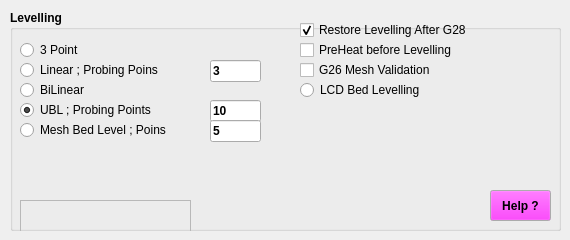
     <widget class="QWidget" name="tab_7">
      <attribute name="title">
       <string>Levelling</string>
      </attribute>
      <widget class="QGroupBox" name="groupBox_7">
       <property name="geometry">
        <rect>
         <x>10</x>
         <y>10</y>
         <width>551</width>
         <height>221</height>
        </rect>
       </property>
       <property name="font">
        <font>
         <pointsize>9</pointsize>
         <weight>75</weight>
         <bold>true</bold>
        </font>
       </property>
       <property name="title">
        <string>Levelling</string>
       </property>
       <widget class="QRadioButton" name="Level3Point">
        <property name="geometry">
         <rect>
          <x>10</x>
          <y>30</y>
          <width>95</width>
          <height>20</height>
         </rect>
        </property>
        <property name="font">
         <font>
          <weight>50</weight>
          <bold>false</bold>
         </font>
        </property>
        <property name="text">
         <string>3 Point</string>
        </property>
       </widget>
       <widget class="QRadioButton" name="Linear">
        <property name="geometry">
         <rect>
          <x>10</x>
          <y>50</y>
          <width>171</width>
          <height>20</height>
         </rect>
        </property>
        <property name="font">
         <font>
          <weight>50</weight>
          <bold>false</bold>
         </font>
        </property>
        <property name="text">
         <string>Linear ; Probing Poins</string>
        </property>
       </widget>
       <widget class="QRadioButton" name="BiLinear">
        <property name="geometry">
         <rect>
          <x>10</x>
          <y>70</y>
          <width>95</width>
          <height>20</height>
         </rect>
        </property>
        <property name="font">
         <font>
          <weight>50</weight>
          <bold>false</bold>
         </font>
        </property>
        <property name="text">
         <string>BiLinear</string>
        </property>
       </widget>
       <widget class="QRadioButton" name="UBL">
        <property name="geometry">
         <rect>
          <x>10</x>
          <y>90</y>
          <width>161</width>
          <height>20</height>
         </rect>
        </property>
        <property name="font">
         <font>
          <weight>50</weight>
          <bold>false</bold>
         </font>
        </property>
        <property name="text">
         <string>UBL ; Probing Points</string>
        </property>
        <property name="checked">
         <bool>true</bool>
        </property>
       </widget>
       <widget class="QCheckBox" name="RestoreAfterG28">
        <property name="geometry">
         <rect>
          <x>290</x>
          <y>10</y>
          <width>221</width>
          <height>20</height>
         </rect>
        </property>
        <property name="font">
         <font>
          <weight>50</weight>
          <bold>false</bold>
         </font>
        </property>
        <property name="text">
         <string>Restore Levelling After G28</string>
        </property>
        <property name="checked">
         <bool>true</bool>
        </property>
       </widget>
       <widget class="QCheckBox" name="PreHeatLevel">
        <property name="geometry">
         <rect>
          <x>290</x>
          <y>30</y>
          <width>211</width>
          <height>20</height>
         </rect>
        </property>
        <property name="font">
         <font>
          <weight>50</weight>
          <bold>false</bold>
         </font>
        </property>
        <property name="text">
         <string>PreHeat before Levelling</string>
        </property>
       </widget>
       <widget class="QCheckBox" name="G26MeshValid">
        <property name="geometry">
         <rect>
          <x>290</x>
          <y>50</y>
          <width>201</width>
          <height>20</height>
         </rect>
        </property>
        <property name="font">
         <font>
          <weight>50</weight>
          <bold>false</bold>
         </font>
        </property>
        <property name="text">
         <string>G26 Mesh Validation</string>
        </property>
       </widget>
       <widget class="QLineEdit" name="UBLLevelPoints">
        <property name="geometry">
         <rect>
          <x>200</x>
          <y>90</y>
          <width>51</width>
          <height>22</height>
         </rect>
        </property>
        <property name="text">
         <string>10</string>
        </property>
       </widget>
       <widget class="QFrame" name="frame">
        <property name="geometry">
         <rect>
          <x>10</x>
          <y>190</y>
          <width>171</width>
          <height>71</height>
         </rect>
        </property>
        <property name="frameShape">
         <enum>QFrame::StyledPanel</enum>
        </property>
        <property name="frameShadow">
         <enum>QFrame::Raised</enum>
        </property>
       </widget>
       <widget class="QRadioButton" name="LcdBedLevel">
        <property name="geometry">
         <rect>
          <x>290</x>
          <y>70</y>
          <width>161</width>
          <height>20</height>
         </rect>
        </property>
        <property name="font">
         <font>
          <weight>50</weight>
          <bold>false</bold>
         </font>
        </property>
        <property name="text">
         <string>LCD Bed Levelling</string>
        </property>
       </widget>
       <widget class="QRadioButton" name="MeshBed">
        <property name="geometry">
         <rect>
          <x>10</x>
          <y>110</y>
          <width>181</width>
          <height>20</height>
         </rect>
        </property>
        <property name="font">
         <font>
          <weight>50</weight>
          <bold>false</bold>
         </font>
        </property>
        <property name="text">
         <string>Mesh Bed Level ; Poins</string>
        </property>
        <property name="checked">
         <bool>false</bool>
        </property>
       </widget>
       <widget class="QLineEdit" name="LinearPoints">
        <property name="geometry">
         <rect>
          <x>200</x>
          <y>50</y>
          <width>51</width>
          <height>22</height>
         </rect>
        </property>
        <property name="text">
         <string>3</string>
        </property>
       </widget>
       <widget class="QLineEdit" name="MeshLevelPoints">
        <property name="geometry">
         <rect>
          <x>200</x>
          <y>110</y>
          <width>51</width>
          <height>22</height>
         </rect>
        </property>
        <property name="text">
         <string>5</string>
        </property>
       </widget>
       <widget class="QPushButton" name="LevelHelpBtn">
        <property name="geometry">
         <rect>
          <x>480</x>
          <y>180</y>
          <width>61</width>
          <height>31</height>
         </rect>
        </property>
        <property name="palette">
         <palette>
          <active>
           <colorrole role="Button">
            <brush brushstyle="SolidPattern">
             <color alpha="255">
              <red>255</red>
              <green>0</green>
              <blue>255</blue>
             </color>
            </brush>
           </colorrole>
          </active>
          <inactive>
           <colorrole role="Button">
            <brush brushstyle="SolidPattern">
             <color alpha="255">
              <red>255</red>
              <green>0</green>
              <blue>255</blue>
             </color>
            </brush>
           </colorrole>
          </inactive>
          <disabled>
           <colorrole role="Button">
            <brush brushstyle="SolidPattern">
             <color alpha="255">
              <red>255</red>
              <green>0</green>
              <blue>255</blue>
             </color>
            </brush>
           </colorrole>
          </disabled>
         </palette>
        </property>
        <property name="font">
         <font>
          <pointsize>9</pointsize>
          <weight>75</weight>
          <bold>true</bold>
         </font>
        </property>
        <property name="text">
         <string>Help ?</string>
        </property>
        <property name="checkable">
         <bool>false</bool>
        </property>
        <property name="flat">
         <bool>false</bool>
        </property>
       </widget>
      </widget>
     </widget>
